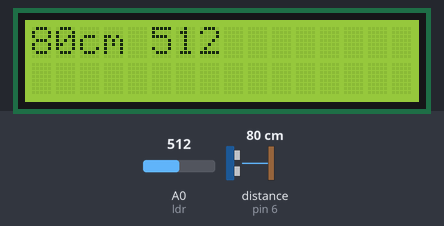
A sketch run on a simulated Arduino Uno, built with avr-gcc and run on an emulated ATmega328P. Parts: 16×2 character LCD. Wiring (inferred from the names in the program): ultrasonic range finder: trigger pin 7; echo pin 6. Inputs (shaded band) come from the test bench; at power-on: distance to the obstacle (sensor on pin 6) 80 cm, A0 (ldr) = 512. The echo pulse lasts 58.3 µs per cm; what the sketch prints to the serial monitor is not drawn.

Above: at 1.2 s.
1.3 s: distance to the obstacle (sensor on pin 6) set to 2 cm
At 2.0 s:
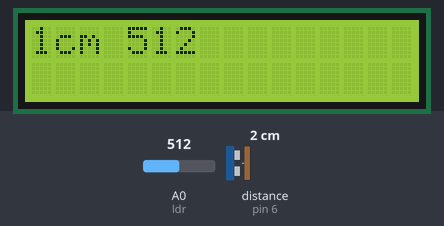
4.4 s: A0 (ldr) set to 716
At 5.0 s:
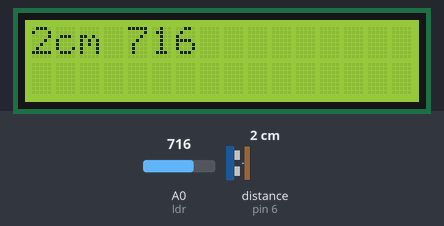
6.1 s: distance to the obstacle (sensor on pin 6) set to 4 cm
At 6.6 s:
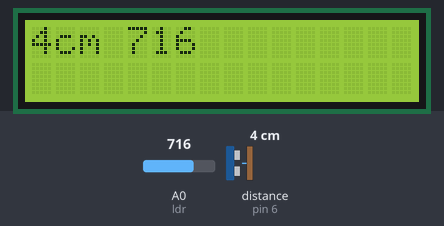
7.7 s: A0 (ldr) set to 1023
At 8.1 s:
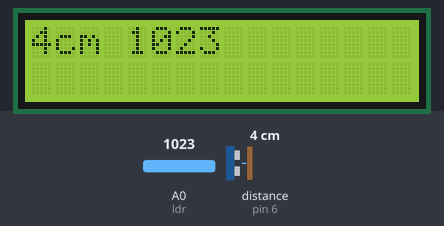
9.2 s: distance to the obstacle (sensor on pin 6) set to 9 cm
At 9.6 s:
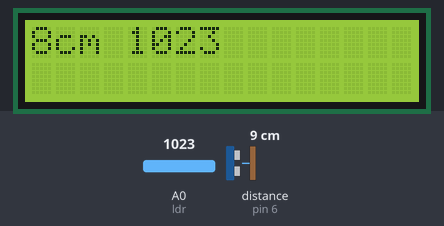
10.7 s: A0 (ldr) set to 900
At 11.2 s:
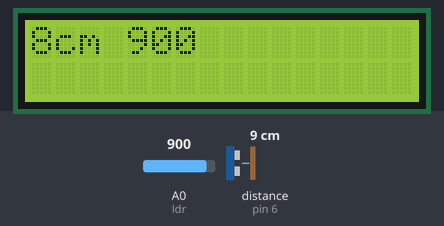
Timing chart, 0 to 13.3 s (numbered marks = the images above; inputs shaded):
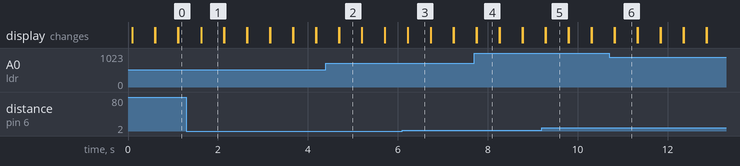

Measured:
- after the input at 1.3 s, the display: first differs from a run without the input after 0.33 s (image 1)
- after the input at 4.4 s, the display: first differs from a run without the input after 0.29 s (image 2)
- after the input at 6.1 s, the display: first differs from a run without the input after 0.13 s (image 3)
- after the input at 7.7 s, the display: first differs from a run without the input after 0.06 s (image 4)
- after the input at 9.2 s, the display: first differs from a run without the input after 0.09 s (image 5)
- after the input at 10.7 s, the display: first differs from a run without the input after 0.13 s (image 6)
- what the display in image 1 shows lasts 0.5 s, from 1.6 s to 2.1 s

The sketch:

smarthouse.ino
```cpp
#include <Wire.h>
#include <LiquidCrystal_I2C.h>
LiquidCrystal_I2C lcd(0x27, 16, 2);

const int trig = 7;
const int echo=6;
const int ldr=A0;

long microsecondsToInches(long microseconds) {
  return microseconds / 74 / 2;
}

long microsecondsToCentimeters(long microseconds) {
  return microseconds / 29 / 2;
}

void setup()
{
  Serial.begin(9600);
  pinMode(trig,OUTPUT);
  pinMode(echo,INPUT);
	lcd.begin();
	lcd.backlight();
	lcd.print("Hello, world!");
}
int i;
int ldrval;
void loop()
{
  long duration, cm;
  ldrval=analogRead(ldr);
  digitalWrite(trig, LOW);
  delayMicroseconds(2);
  digitalWrite(trig, HIGH);
  delayMicroseconds(10);
  digitalWrite(trig, LOW);

  duration = pulseIn(echo, HIGH);
  cm = microsecondsToCentimeters(duration);
  Serial.print(cm);
  Serial.print("cm");
  Serial.println();
  lcd.print(cm);
  lcd.print("cm ");
  lcd.print(ldrval);
  delay(500);
  lcd.clear();

}
```
